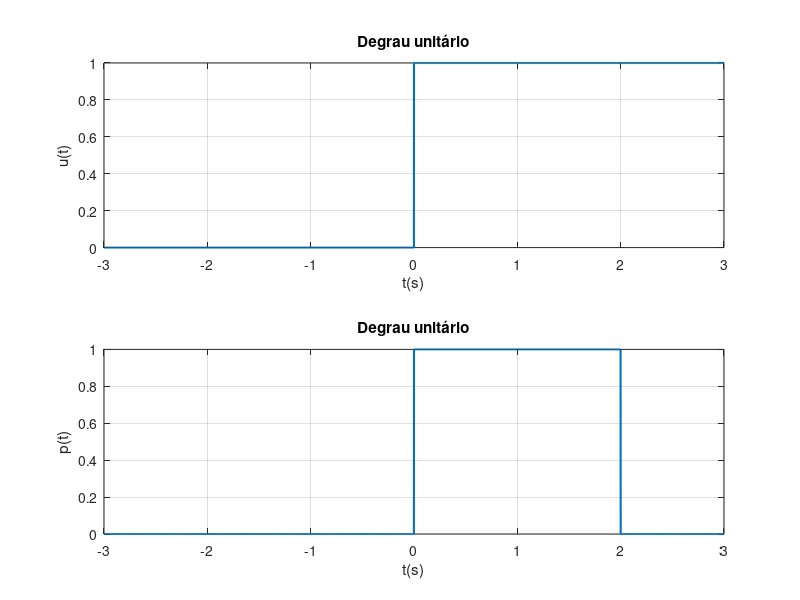

MATLAB code to generate this figure:
% Script: pulso_retangular.m

close all;
clear all;
clc;

% eixo de tempo
dt = 0.001; % problema da imprecissão dos decimais
t = -3:dt:3;

TOL = 1e-6; % tolerancia

u = @(t)(t >= -TOL); % degrau unitário

p = @(t)(u(t) -u(t-2)); % pulso retangular

subplot(2, 1, 1);
plot(t, u(t), 'LineWidth', 1.5);
title('Degrau unitário');
xlabel('t(s)');
ylabel('u(t)');
grid on;

subplot(2, 1, 2);
plot(t, p(t), 'LineWidth', 1.5);
title('Degrau unitário');
xlabel('t(s)');
ylabel('p(t)');
grid on;
% há erros na inclinações devido ao erro de imprecissão dos numeros decimais [dt]. (zoom)
% usar tolerancia para 'resolver' esss problema (o problema está na igualdade)
